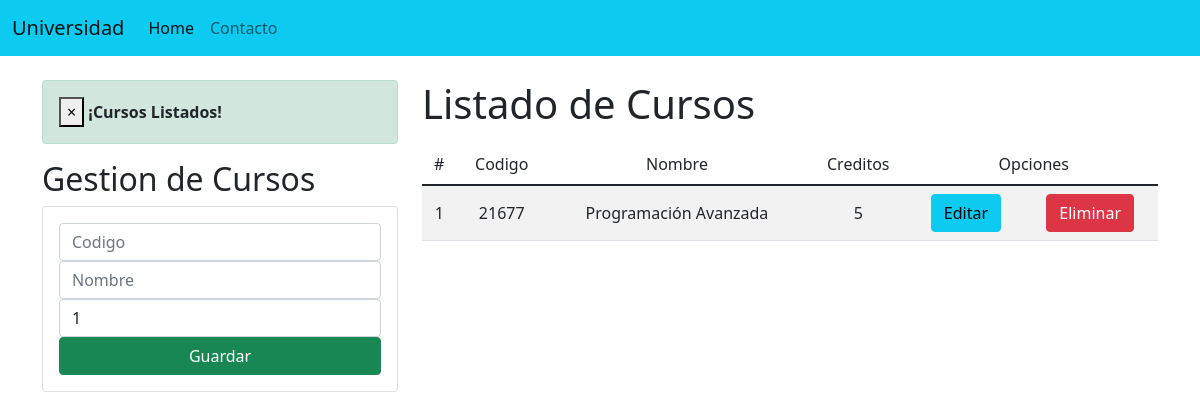
Before: / with the older database file.
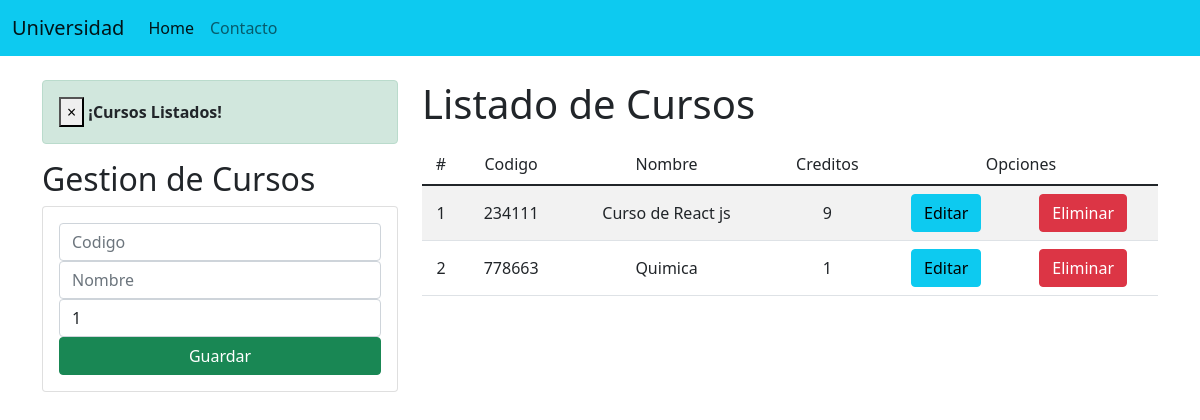
After: the same page with the newer database file.
### Academico/models.py (models this page shows, shortened)
class Curso(models.Model):
    codigo = models.CharField(primary_key=True, max_length=6)
    nombre=models.CharField(max_length=50)
    creditos=models.PositiveSmallIntegerField()

### Academico/views.py (the view)
# urls.py: path("", views.home),
def home(request):
    cursosListados = Curso.objects.all()
    messages.success(request,'¡Cursos Listados!')
    return render(request, "gestionCursos.html", {"cursos": cursosListados})

### Academico/templates/gestionCursos.html (shortened to what this page needs)
{% extends 'base.html' %}
{% block body %}
<div class="row">
 <div class="col-sm-12 col-md-6 col-lg-4 col-xl-4">
  {% if messages %}
  {% for message in messages %}
  <div class="alert alert-dismissible alert-success">
    <button type="button" class="close" data-dismiss="alert">&times;</button>
    <strong class="text-dark">{{message}}</strong>
  </div>
  {% endfor %}
  {% endif %}
  <h2>Gestion de Cursos</h2>
  <div class="card">
   <div class="card-body">
    <form action="/registrarCurso/" method="post">{% csrf_token %}
     <div class="form-group">
      <input type="text" id="txtcodigo" name="txtcodigo" class="form-control" placeholder="Codigo" minlength="6" maxlength="6" required>
     </div>
     <div class="form-group">
      <input type="text" id="txtnombre" name="txtNombre" class="form-control" placeholder="Nombre"  maxlength="50" required>
     </div>
     <div class="form-group">
      <input type="text" id="numcredito" name="numcredito" class="form-control"  min="1" max="9"
      value="1" required>
     </div>
     <div class="form-group d-grid gap-2">
     <button type="submit" class="btn btn-success btn-block text-white">Guardar</button>
     </div>
    </form>
   </div>
  </div>
 </div>
 <div class="col-sm-12 col-md-6 col-lg-8 col-xl-8">
  <h1>Listado de Cursos</h1>
  <div class="table-responsive py-2">
   <table class="table table-striped">
    <thead>
     <tr>
      <td>#</td>
      <td>Codigo</td>
      <td>Nombre</td>
      <td>Creditos</td>
      <td colspan="2">Opciones</td>
     </tr>
    </thead>
    <tbody>
     {% for c in cursos %}
     <tr>
      <td>{{forloop.counter}}</td>
      <td>{{c.codigo}}</td>
      <td>{{c.nombre}}</td>
      <td>{{c.creditos}}</td>
      <td><a href="edicionCurso/{{c.codigo}}" class="btn btn-info">Editar</a></td>
      <td><a href="eliminarCurso/{{c.codigo}}" class="btn btn-danger btnEliminacion">Eliminar</a></td>
     </tr>
     {% endfor %}
    </tbody>
   </table>
  </div>
 </div>
</div>
{% endblock %}

### Academico/templates/base.html (shortened to what this page needs)
{% load static %}
<!DOCTYPE html>
<html lang="en">
<head>
 <link href="https://cdn.jsdelivr.net/npm/bootstrap@5.1.3/dist/css/bootstrap.min.css" rel="stylesheet">
 <link rel="stylesheet" href="{% static 'css/gestionCurso.css' %}">
</head>
<body>
 <nav class="navbar navbar-expand-lg navbar-light bg-info">
  <div class="container-fluid">
    <a class="navbar-brand" href="#">Universidad</a>
    <div class="collapse navbar-collapse" id="navbarNav">
      <ul class="navbar-nav">
        <li class="nav-item">
          <a class="nav-link active" aria-current="page" href="#">Home</a>
        </li>
        <li class="nav-item">
          <a class="nav-link" href="#">Contacto</a>
        </li>
      </ul>
    </div>
  </div>
</nav>
<div class="container py-4">
  {% block body %}
  {% endblock %}
</div>
</body>
</html>

### Academico/static/css/gestionCurso.css (style rules this page uses)
th, td { text-align: center; vertical-align: middle; }

Changed rows visible on the page:
removed Curso: codigo "21677", nombre "Programación Avanzada", creditos "5"
added Curso: codigo "234111", nombre "Curso de React js", creditos "9"
added Curso: codigo "778663", nombre "Quimica", creditos "1"
